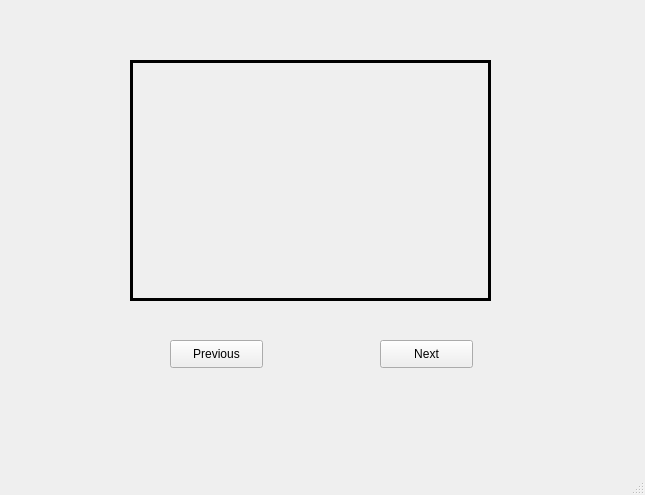
<?xml version="1.0" encoding="UTF-8"?>
<ui version="4.0">
 <class>MainWindow</class>
 <widget class="QMainWindow" name="MainWindow">
  <property name="geometry">
   <rect>
    <x>0</x>
    <y>0</y>
    <width>645</width>
    <height>495</height>
   </rect>
  </property>
  <property name="windowTitle">
   <string>MainWindow</string>
  </property>
  <widget class="QWidget" name="centralwidget">
   <widget class="QLabel" name="img">
    <property name="geometry">
     <rect>
      <x>130</x>
      <y>60</y>
      <width>361</width>
      <height>241</height>
     </rect>
    </property>
    <property name="mouseTracking">
     <bool>true</bool>
    </property>
    <property name="autoFillBackground">
     <bool>true</bool>
    </property>
    <property name="frameShape">
     <enum>QFrame::Panel</enum>
    </property>
    <property name="lineWidth">
     <number>3</number>
    </property>
    <property name="text">
     <string/>
    </property>
   </widget>
   <widget class="QPushButton" name="prev">
    <property name="geometry">
     <rect>
      <x>170</x>
      <y>340</y>
      <width>93</width>
      <height>28</height>
     </rect>
    </property>
    <property name="text">
     <string>Previous</string>
    </property>
   </widget>
   <widget class="QPushButton" name="nxt">
    <property name="geometry">
     <rect>
      <x>380</x>
      <y>340</y>
      <width>93</width>
      <height>28</height>
     </rect>
    </property>
    <property name="text">
     <string>Next</string>
    </property>
   </widget>
  </widget>
  <widget class="QMenuBar" name="menubar">
   <property name="geometry">
    <rect>
     <x>0</x>
     <y>0</y>
     <width>645</width>
     <height>26</height>
    </rect>
   </property>
  </widget>
  <widget class="QStatusBar" name="statusbar"/>
 </widget>
 <resources/>
 <connections/>
</ui>
